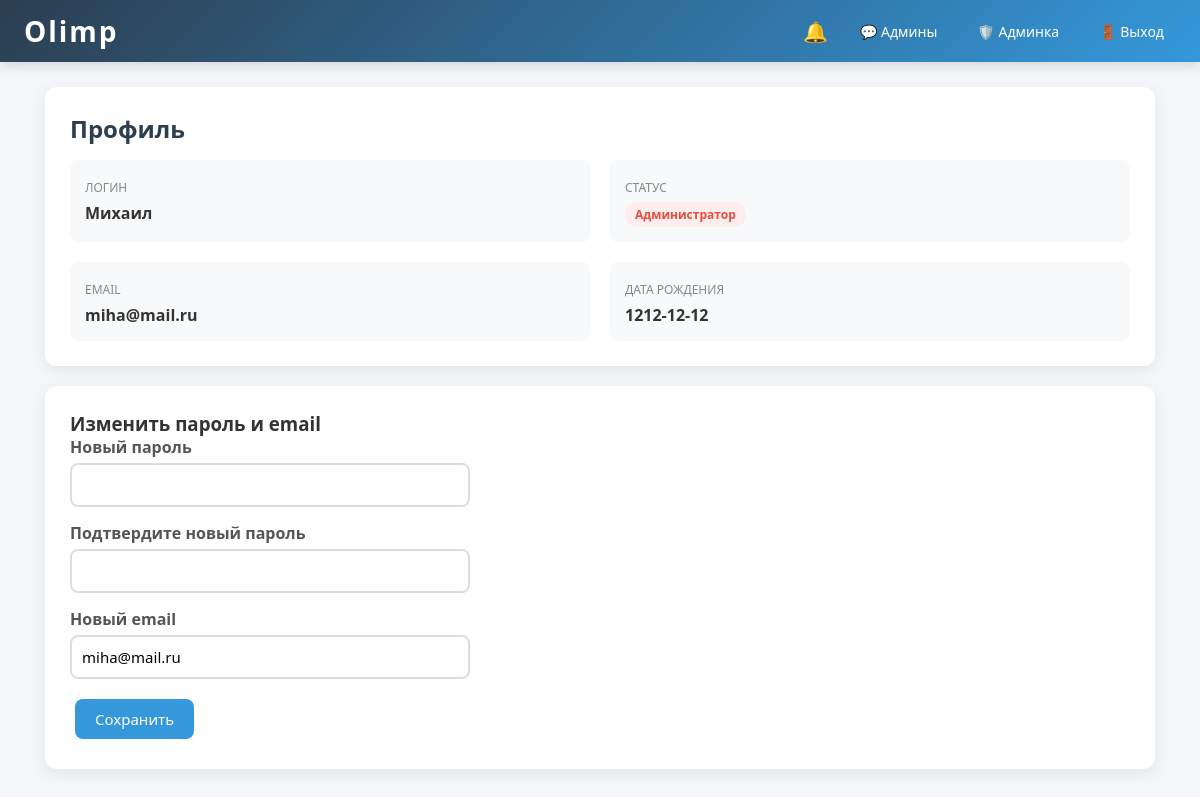
The page /profile (signed in) on the database its author committed.
### models.py (models this page shows)
class User(UserMixin, db.Model):
    id = db.Column(db.Integer, primary_key=True)
    username = db.Column(db.String(80), unique=True, nullable=False)
    password = db.Column(db.String(128), nullable=False)
    email = db.Column(db.String(120), unique=True, nullable=False)
    birth_date = db.Column(db.String(20), nullable=False)
    role = db.Column(db.String(20), default='student')  # student, operator, editor, admin, super_admin
    agreed = db.Column(db.Boolean, default=False)
    created_at = db.Column(db.DateTime, default=datetime.utcnow)
    messages_sent = db.relationship('Message', foreign_keys='Message.sender_id', backref='sender', lazy=True)
    messages_received = db.relationship('Message', foreign_keys='Message.receiver_id', backref='receiver', lazy=True)
    notifications = db.relationship('Notification', backref='user', lazy=True, cascade='all, delete-orphan')
    group_messages = db.relationship('GroupMessage', backref='sender', lazy=True)

### app.py (the view, shortened to what this page needs)
@app.route('/profile', methods=['GET', 'POST'])
@login_required
def profile():
    return render_template('profile.html', user=current_user)

### app.py (called while the page is built)
@login_manager.user_loader
def load_user(user_id):
    return User.query.get(int(user_id))

@app.context_processor
def inject_globals():
    if current_user.is_authenticated:
        unread = Notification.query.filter_by(user_id=current_user.id, is_read=False).count()
        role = current_user.role
        groups = []
        if role == 'operator':
            groups = GroupChat.query.filter_by(role_required='operator').all()
        elif role == 'editor':
            groups = GroupChat.query.filter_by(role_required='editor').all()
        elif role in ['admin', 'super_admin']:
            groups = GroupChat.query.filter_by(role_required='admin').all()
        return dict(unread_count=unread, my_groups=groups)
    return dict(unread_count=0, my_groups=[])

@app.context_processor
def inject_globals():
    if current_user.is_authenticated:
        unread = Notification.query.filter_by(user_id=current_user.id, is_read=False).count()
        role = current_user.role
        groups = GroupChat.query.filter(GroupChat.role_required.in_([role, 'admin' if role == 'super_admin' else role])).all()
        return dict(unread_count=unread, my_groups=groups)
    return dict(unread_count=0, my_groups=[])

### templates/profile.html (shortened to what this page needs)
{% extends "base.html" %}
{% block content %}
<div class="card">
    <h2>Профиль</h2>
    <div class="profile-info">
        <div class="profile-field">
            <label>Логин</label>
            <p>{{ user.username }}</p>
        </div>
        <div class="profile-field">
            <label>Статус</label>
            <p>
                {% if user.role == 'student' %}
                    <span class="badge badge-student">Ученик</span>
                {% elif user.role == 'moderator' %}
                    <span class="badge badge-moderator">Оператор</span>
                {% elif user.role == 'editor' %}
                    <span class="badge badge-editor">Редактор</span>
                {% elif user.role == 'admin' %}
                    <span class="badge badge-admin">Администратор</span>
                {% endif %}
            </p>
        </div>
        <div class="profile-field">
            <label>Email</label>
            <p>{{ user.email }}</p>
        </div>
        <div class="profile-field">
            <label>Дата рождения</label>
            <p>{{ user.birth_date }}</p>
        </div>
    </div>
</div>
<div class="card">
    <h3>Изменить пароль и email</h3>
    <form method="POST" style="max-width:400px;">
        <div class="form-group">
            <label>Новый пароль</label>
            <input type="password" name="new_password">
        </div>
        <div class="form-group">
            <label>Подтвердите новый пароль</label>
            <input type="password" name="confirm_password">
        </div>
        <div class="form-group">
            <label>Новый email</label>
            <input type="email" name="email" value="{{ user.email }}">
        </div>
        <button type="submit" class="btn btn-primary">Сохранить</button>
    </form>
</div>
{% endblock %}

### static/css/style.css (style rules this page uses)
* { margin: 0; padding: 0; box-sizing: border-box; font-family: 'Segoe UI', Tahoma, Geneva, Verdana, sans-serif; }
body { background: #f4f6f9; color: #333; min-height: 100vh; }
.card { background: #fff; border-radius: 12px; padding: 25px; margin-bottom: 20px; box-shadow: 0 4px 15px rgba(0,0,0,0.08); }
.card h2 { margin-bottom: 15px; color: #2c3e50; }
.btn { display: inline-block; padding: 10px 20px; border: none; border-radius: 8px; cursor: pointer; font-size: 15px; text-decoration: none; transition: all 0.3s; margin: 5px; }
.btn-primary { background: #3498db; color: #fff; }
.form-group { margin-bottom: 15px; }
.form-group label { display: block; margin-bottom: 5px; font-weight: 600; color: #555; }
.form-group input, .form-group select, .form-group textarea { width: 100%; padding: 10px; border: 2px solid #ddd; border-radius: 8px; font-size: 15px; transition: border-color 0.3s; }
.profile-info { display: grid; grid-template-columns: 1fr 1fr; gap: 20px; }
.profile-field { padding: 15px; background: #f8f9fa; border-radius: 8px; }
.profile-field label { font-size: 12px; color: #888; text-transform: uppercase; }
.profile-field p { font-size: 16px; margin-top: 5px; font-weight: 600; }
.badge { display: inline-block; padding: 4px 10px; border-radius: 20px; font-size: 12px; font-weight: 600; }
.badge-admin { background: #fdedec; color: #e74c3c; }

### templates/base.html (style rules this page uses)
:root { --nav-bg: linear-gradient(135deg, #2c3e50, #3498db); --text-light: #fff; --accent: #e74c3c; --bg-light: #f4f6f9; }
* { box-sizing: border-box; margin: 0; padding: 0; }
body { font-family: system-ui, -apple-system, sans-serif; background: var(--bg-light); color: #333; min-height: 100vh; }

### rows shown on the page
User: username "Михаил", email "miha@mail.ru", birth_date "1212-12-12"
